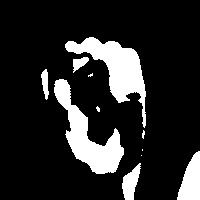
#> input picture gesture/test/0/11.jpg, 200 x 200 px, given in place of the camera
$ python create_gesture_data.py
#> lines starting #> are read from the running program, lines starting #| are printed output that depends on the picture; after the words box and inside, x2 and y2 are one past the last pixel; in counts of white or black regions, pixels touching at a corner belong together
import cv2
import numpy as np

background = None
accumulated_weight = 0.5

ROI_top = 100
ROI_bottom = 300
ROI_right = 150
ROI_left = 350


def cal_accum_avg(frame, accumulated_weight):

    global background

    if background is None:
        background = frame.copy().astype("float")
        return None

    cv2.accumulateWeighted(frame, background, accumulated_weight)


def segment_hand(frame, threshold=25):
    global background

    diff = cv2.absdiff(background.astype("uint8"), frame)

    _ , thresholded = cv2.threshold(diff, threshold, 255, cv2.THRESH_BINARY)

    ## Saisir les contours externes de l'image
    contours, _= cv2.findContours(thresholded.copy(), cv2.RETR_EXTERNAL, cv2.CHAIN_APPROX_SIMPLE)

    if len(contours) == 0:
        return None
    else:

        hand_segment_max_cont = max(contours, key=cv2.contourArea)

        return (thresholded, hand_segment_max_cont)


cam = cv2.VideoCapture(0)

num_frames = 0
element = 10
num_imgs_taken = 0

while True:
    ret, frame = cam.read()
#> frame is the input picture: shape (200, 200, 3); min 0, max 255, mean 40.1

    # Retourne l'image pour que cela paraisse plus naturel
    frame = cv2.flip(frame, 1)
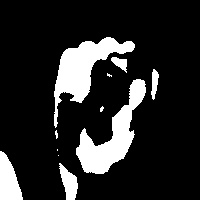
#> frame: shape (200, 200, 3); min 0, max 255, mean 40.1

    frame_copy = frame.copy()

    roi = frame[ROI_top:ROI_bottom, ROI_right:ROI_left]
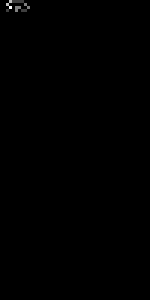
#> roi: shape (100, 50, 3) (shown 3 times larger); min 0, max 4, mean 0.0054; drawn with min black and max white

    gray_frame = cv2.cvtColor(roi, cv2.COLOR_BGR2GRAY)
    gray_frame = cv2.GaussianBlur(gray_frame, (9, 9), 0)
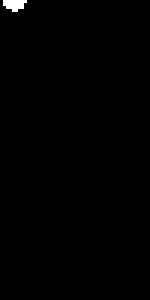
#> gray_frame: shape (100, 50) (shown 3 times larger); values 0 (black) and 1 (white), 0.46% white; 1 white region, box (x1, y1, x2, y2) and area: (1, 0, 9, 4) 23

    #Pendant 120 images, on calcule l'arrière-plan moyen pour la soustraction d'arrière-plan
    if num_frames < 120:
        cal_accum_avg(gray_frame, accumulated_weight)
        if num_frames <= 119:

            cv2.putText(frame_copy, "Recuperation de l'arriere plan...", (80, 400), cv2.FONT_HERSHEY_SIMPLEX, 0.9, (0,0,255), 2)

    #On laisse 300 images pour faire le signe voulu
    elif num_frames <= 300:

        hand = segment_hand(gray_frame)

        cv2.putText(frame_copy, "Faites le signe voulu..." , (200, 400), cv2.FONT_HERSHEY_SIMPLEX, 1, (0,0,255), 2)

        # Vérifie si la main est effectivement détectée en comptant le nombre de contours détectés...
        if hand is not None:

            thresholded, hand_segment = hand

            cv2.drawContours(frame_copy, [hand_segment + (ROI_right, ROI_top)], -1, (255, 0, 0),1)

            cv2.putText(frame_copy, str(num_frames), (70, 45), cv2.FONT_HERSHEY_SIMPLEX, 1, (0,0,255), 2)

            cv2.imshow("Thresholded de l'image de la main", thresholded)

    # On commence à enregistrer les images des signes
    else:

        hand = segment_hand(gray_frame)

        # Vérifier si la main est effectivement détectée
        if hand is not None:

            thresholded, hand_segment = hand

            cv2.drawContours(frame_copy, [hand_segment + (ROI_right, ROI_top)], -1, (255, 0, 0),1)

            cv2.putText(frame_copy, str(num_frames), (70, 45), cv2.FONT_HERSHEY_SIMPLEX, 1, (0,0,255), 2)
            cv2.putText(frame_copy, str(num_imgs_taken) + 'images' , (200, 400), cv2.FONT_HERSHEY_SIMPLEX, 1, (0,0,255), 2)

            cv2.imshow("Thresholded de l'image de la main", thresholded)

            # On enregistre les images dans le dossier train
            if num_imgs_taken <= 1200:
                cv2.imwrite("C:/SignLanguage/gesture/train/10/" + str(num_imgs_taken) + '.jpg', thresholded)
            else:
                break
            num_imgs_taken +=1
        else:
            cv2.putText(frame_copy, 'Pas de main...', (200, 400), cv2.FONT_HERSHEY_SIMPLEX, 1, (0,0,255), 2)

    cv2.rectangle(frame_copy, (ROI_left, ROI_top), (ROI_right, ROI_bottom), (255,128,0), 3)

    cv2.putText(frame_copy, "Reconnaissance des signes de la main_ _ _", (10, 20), cv2.FONT_ITALIC, 0.5, (51,255,51), 1)
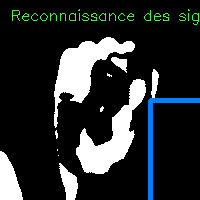
#> frame_copy: shape (200, 200, 3); mean B, G, R 45.3, 45.1, 40.6

    # Increment du nombre d'images
    num_frames += 1

    cv2.imshow("Sign Detection", frame_copy)

    # Appuie sur "Exc" pour quitter
    k = cv2.waitKey(1) & 0xFF
#> (key Esc is pressed here)

    if k == 27:
        break

cv2.destroyAllWindows()
cam.release()

$ run again, on gesture/test/0/159.jpg
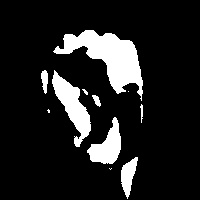
#> input picture gesture/test/0/159.jpg, 200 x 200 px, given in place of the camera
#> frame is the input picture: shape (200, 200, 3); min 0, max 255, mean 33.1
#> `roi = frame[ROI_top:ROI_bottom, ROI_right:ROI_left]`:
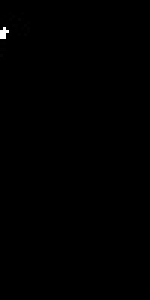
#> roi: shape (100, 50, 3) (shown 3 times larger); min 0, max 255, mean 0.4
#> `cv2.putText(frame_copy, "Reconnaissance des signes de la main_ _ _", (..`:
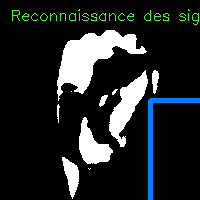
#> frame_copy: shape (200, 200, 3); mean B, G, R 38.3, 38, 33.6
